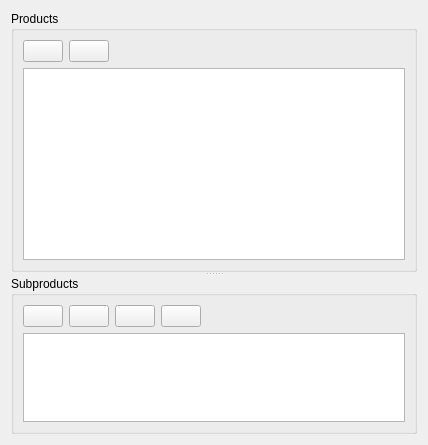
<?xml version="1.0" encoding="UTF-8"?>
<ui version="4.0">
 <class>Products</class>
 <widget class="QWidget" name="Products">
  <property name="geometry">
   <rect>
    <x>0</x>
    <y>0</y>
    <width>428</width>
    <height>445</height>
   </rect>
  </property>
  <property name="windowTitle">
   <string>Products</string>
  </property>
  <layout class="QGridLayout" name="gridLayout">
   <item row="0" column="0">
    <widget class="QSplitter" name="splitter">
     <property name="orientation">
      <enum>Qt::Vertical</enum>
     </property>
     <widget class="QGroupBox" name="groupBox">
      <property name="sizePolicy">
       <sizepolicy hsizetype="Preferred" vsizetype="Minimum">
        <horstretch>0</horstretch>
        <verstretch>0</verstretch>
       </sizepolicy>
      </property>
      <property name="title">
       <string>Products</string>
      </property>
      <layout class="QGridLayout" name="gridLayout_3">
       <item row="3" column="0">
        <widget class="QTableView" name="tableView">
         <property name="selectionMode">
          <enum>QAbstractItemView::SingleSelection</enum>
         </property>
         <attribute name="horizontalHeaderStretchLastSection">
          <bool>true</bool>
         </attribute>
        </widget>
       </item>
       <item row="0" column="0">
        <layout class="QHBoxLayout" name="productsButtons">
         <item>
          <widget class="QPushButton" name="addProductButton">
           <property name="sizePolicy">
            <sizepolicy hsizetype="Fixed" vsizetype="Fixed">
             <horstretch>0</horstretch>
             <verstretch>0</verstretch>
            </sizepolicy>
           </property>
           <property name="text">
            <string/>
           </property>
           <property name="icon">
            <iconset resource="../../resources.qrc">
             <normaloff>:/images/icons/add.png</normaloff>:/images/icons/add.png</iconset>
           </property>
           <property name="iconSize">
            <size>
             <width>24</width>
             <height>24</height>
            </size>
           </property>
           <property name="shortcut">
            <string>Ctrl+1</string>
           </property>
          </widget>
         </item>
         <item>
          <widget class="QPushButton" name="deleteProductButton">
           <property name="text">
            <string/>
           </property>
           <property name="icon">
            <iconset resource="../../resources.qrc">
             <normaloff>:/images/icons/remove.png</normaloff>:/images/icons/remove.png</iconset>
           </property>
           <property name="iconSize">
            <size>
             <width>24</width>
             <height>24</height>
            </size>
           </property>
           <property name="shortcut">
            <string>Ctrl+2</string>
           </property>
          </widget>
         </item>
         <item>
          <spacer name="horizontalSpacer_2">
           <property name="orientation">
            <enum>Qt::Horizontal</enum>
           </property>
           <property name="sizeHint" stdset="0">
            <size>
             <width>40</width>
             <height>20</height>
            </size>
           </property>
          </spacer>
         </item>
        </layout>
       </item>
      </layout>
     </widget>
     <widget class="QGroupBox" name="groupBox_2">
      <property name="title">
       <string>Subproducts</string>
      </property>
      <layout class="QGridLayout" name="gridLayout_4">
       <item row="4" column="0">
        <widget class="QTableView" name="tableView_2">
         <property name="sizePolicy">
          <sizepolicy hsizetype="Expanding" vsizetype="Expanding">
           <horstretch>0</horstretch>
           <verstretch>0</verstretch>
          </sizepolicy>
         </property>
         <property name="selectionMode">
          <enum>QAbstractItemView::SingleSelection</enum>
         </property>
         <attribute name="horizontalHeaderStretchLastSection">
          <bool>true</bool>
         </attribute>
         <attribute name="verticalHeaderStretchLastSection">
          <bool>false</bool>
         </attribute>
        </widget>
       </item>
       <item row="0" column="0">
        <layout class="QHBoxLayout" name="subProductsButtons">
         <property name="sizeConstraint">
          <enum>QLayout::SetDefaultConstraint</enum>
         </property>
         <item>
          <widget class="QPushButton" name="addSubProductButton">
           <property name="sizePolicy">
            <sizepolicy hsizetype="Fixed" vsizetype="Fixed">
             <horstretch>0</horstretch>
             <verstretch>0</verstretch>
            </sizepolicy>
           </property>
           <property name="text">
            <string/>
           </property>
           <property name="icon">
            <iconset resource="../../resources.qrc">
             <normaloff>:/images/icons/add.png</normaloff>:/images/icons/add.png</iconset>
           </property>
           <property name="iconSize">
            <size>
             <width>24</width>
             <height>24</height>
            </size>
           </property>
           <property name="shortcut">
            <string>Ctrl+3</string>
           </property>
          </widget>
         </item>
         <item>
          <widget class="QPushButton" name="reduceSubProductButton">
           <property name="text">
            <string/>
           </property>
           <property name="icon">
            <iconset resource="../../resources.qrc">
             <normaloff>:/images/icons/minus.png</normaloff>:/images/icons/minus.png</iconset>
           </property>
           <property name="iconSize">
            <size>
             <width>24</width>
             <height>24</height>
            </size>
           </property>
          </widget>
         </item>
         <item>
          <widget class="QPushButton" name="deleteSubProductButton">
           <property name="sizePolicy">
            <sizepolicy hsizetype="Fixed" vsizetype="Fixed">
             <horstretch>0</horstretch>
             <verstretch>0</verstretch>
            </sizepolicy>
           </property>
           <property name="text">
            <string/>
           </property>
           <property name="icon">
            <iconset resource="../../resources.qrc">
             <normaloff>:/images/icons/remove.png</normaloff>:/images/icons/remove.png</iconset>
           </property>
           <property name="iconSize">
            <size>
             <width>24</width>
             <height>24</height>
            </size>
           </property>
           <property name="shortcut">
            <string>Ctrl+4</string>
           </property>
          </widget>
         </item>
         <item>
          <widget class="QPushButton" name="printBarcodeButton">
           <property name="sizePolicy">
            <sizepolicy hsizetype="Fixed" vsizetype="Fixed">
             <horstretch>0</horstretch>
             <verstretch>0</verstretch>
            </sizepolicy>
           </property>
           <property name="text">
            <string/>
           </property>
           <property name="icon">
            <iconset resource="../../resources.qrc">
             <normaloff>:/images/icons/print.png</normaloff>:/images/icons/print.png</iconset>
           </property>
           <property name="iconSize">
            <size>
             <width>24</width>
             <height>24</height>
            </size>
           </property>
          </widget>
         </item>
         <item>
          <spacer name="horizontalSpacer">
           <property name="orientation">
            <enum>Qt::Horizontal</enum>
           </property>
           <property name="sizeHint" stdset="0">
            <size>
             <width>40</width>
             <height>20</height>
            </size>
           </property>
          </spacer>
         </item>
        </layout>
       </item>
      </layout>
     </widget>
    </widget>
   </item>
  </layout>
 </widget>
 <resources>
  <include location="../../resources.qrc"/>
 </resources>
 <connections/>
</ui>
